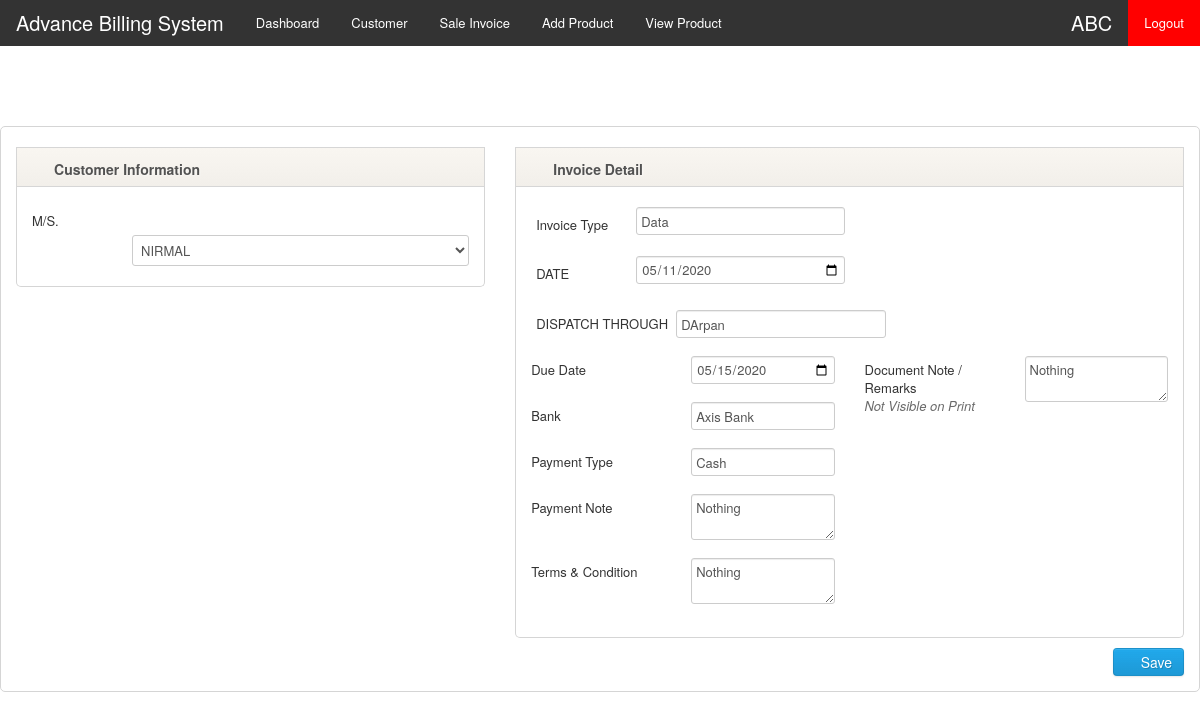
Screenshot of /invoiceUpdate/1/ (signed in) with the database file from the repository.
### organisation/models.py (models this page shows, shortened)
class OrganisationDetails(models.Model):
    company_name = models.CharField(max_length=50)
    company_type = models.CharField(max_length=50)
    pan_number = models.CharField(max_length=10)
    gstin_number = models.CharField(max_length=15)
    address_1 = models.CharField(max_length=90)
    address_2 = models.CharField(max_length=90)
    state = models.CharField(max_length=60)
    city = models.CharField(max_length=60)
    pincode = models.CharField(max_length=6)
    full_name = models.CharField(max_length=50)
    phone = models.CharField(max_length=10)
    email  = models.EmailField()
    user_id = models.CharField(max_length=40)
    password_1 = models.CharField(max_length=40)
    password_2 = models.CharField(max_length=40)

class Invoice_Details(models.Model):
    companyName = models.ForeignKey(OrganisationDetails, on_delete=models.CASCADE,default="")
    Cust_name = models.ForeignKey(CustomerDetails, on_delete=models.CASCADE,default="")
    Invoice_type = models.CharField(max_length = 50)
    Invoice_num = models.CharField(max_length = 10)
    Date = models.DateField(auto_now=False,blank=True)
    Dispatch_through = models.CharField(max_length = 50)
    Due_date = models.DateField(auto_now=False,blank=True)
    Bank = models.CharField(max_length = 20)
    Payment_type = models.CharField(max_length = 20)
    Payment_note = models.TextField(max_length=50)
    T_c = models.TextField(max_length=100)
    Document_note = models.TextField(max_length=100)
    qrcode = models.ImageField(upload_to="", default="", blank=True)

### organisation/views.py (the view, shortened to what this page needs)
# urls.py: path('invoiceUpdate/<int:invo_up>/',InvoiceUpdate,name='InvoUp'),
def InvoiceUpdate(request,invo_up):
    if 'org' in request.session:
        org = OrganisationDetails.objects.get(user_id = request.session['org'])
        cust_data = CustomerDetails.objects.all().filter(companyName=org)
        invo = Invoice_Details.objects.get(id=invo_up)
        return render(request,'invoiceform.html',{'data':invo,'org':org.company_name,'cust':cust_data})
    else:
        return redirect('login')

### organisation/models.py (called while the page is built)
    def __str__(self):
        return self.cust_name

### organisation/templates/invoiceform.html (shortened to what this page needs)
{% extends 'base.html' %}
{% block content %}
<div class="row">
	<div class="span12">
            <div class="widget-content">
				<form class="form-horizontal" method="POST">
				<div class="row">
					<div class="span5  span-md-5 span-xs-12 span-sm-12">
						<div class="widget-header"> <i class="fa fa-th-list"></i>
							<h3>Customer Information</h3>
						</div>
						<div class="widget-content customer-information-invoice">
							<div class="control-group">
								<label for="firstname" class="control-label ">M/S.</label>
								<div class="controls cmp" >
								<select name="Cust_name">
									{% for cust1 in cust %}
									<option value="{{ cust1 }}" >
										{{ cust1 }}
									</option>
									{% endfor %}
								  </select>
								</div>
							</div>
						</div>
					</div>
					<div class="span7  span-md-7 span-xs-12 span-sm-12">
							<div class="widget-header"> <i class="fa fa-th-list"></i>
								<h3>Invoice Detail</h3>
							</div>
							<div class="widget-content invoice-detail-invoice">
								<div class="minibox control-group" style="float: none;">
									<label class="control-label billing-margin-date">Invoice Type</label>
									<div class="controls cmp">
										<input type="text" id="id_Invoice_type" name="Invoice_type" value="{{ data.Invoice_type }}">
									</div>
								</div>
							<div class="minibox control-group">
								<label class="control-label billing-margin-date">DATE</label>
								<div class="controls cmp">
								<input placeholder="mm/dd/yyyy" name="Date" type="date" id="id_Date" value="{{ data.Date|date:'Y-m-d' }}">
								</div>
							</div>
							<div class="control-group transport-box ">
								<label for="firstname" class="control-label ">DISPATCH THROUGH</label>
								<input type="text" id="id_Dispatch_through" name="Dispatch_through" value="{{ data.Dispatch_through }}">
							</div>
							<div class="row">
							<div class="span6 span-xs-12  span-md-6 span-sm-6">
								<div class="control-group" id="due_date">
									<label for="check" class="control-label">Due Date</label>
									<div class="controls">
										<input placeholder="mm/dd/yyyy" name="Due_date" type="date" id="id_Due_date" value="{{ data.Due_date|date:'Y-m-d' }}">
									</div>
								</div>
								<div class="control-group">
									<label for="Bank" class="control-label">Bank</label>
									<div class="controls">
										<input type="text" id="id_Bank" name="Bank" value="{{ data.Bank }}">
									</div>
								</div>
								<div class="control-group">
									<label for="payment" class="control-label">Payment Type</label>
									<div class="controls">
									<input type="text" id="id_Payment_type" name="Payment_type" value="{{ data.Payment_type }}">
																			</div>
																	</div>
								<div class="control-group" id="check_no">
									<label for="check" class="control-label">Payment Note</label>
									<div class="controls">
										<textarea id="id_Payment_note" name="Payment_note">{{data.Payment_note}}</textarea>
									</div>
								</div>
								<div class="control-group">
									<label for="Address" class="control-label">Terms &amp; Condition</label>
									<div class="controls">
							<textarea name="T_c" id="id_T_c" placeholder="Enter your terms &amp; condition">{{ data.T_c }}</textarea>
									</div>
								</div>
							</div>
							<div class="span6 span-xs-12  span-md-6 span-sm-6">
								<div class="control-group">
									<label for="document_note" class="control-label">Document Note / Remarks<span class="note"
										style="display:block;">Not Visible on Print</span></label>
									<div class="controls">
										<textarea id="id_Document_note" name="Document_note">{{ data.Document_note }}</textarea>
									</div>
								</div>
							</div>
							</div>
						</div>
					</div>
					</div>
					<center>	<button type="submit" class="btn btn-primary" style="float:right;margin-top:10px; ">
						<i class="fa fa-save"></i>Save</button></center>
				</form>
			</div>
		</div>
	</div>
{% endblock %}

### organisation/templates/base.html (shortened to what this page needs)
{% load static %}
<html>
    <head>
    <link rel="stylesheet" href="https://stackpath.bootstrapcdn.com/bootstrap/4.1.3/css/bootstrap.min.css">
    <link rel="stylesheet" type="text/css" href="{% static 'OpenSans.css' %}">
    <link rel="stylesheet" type="text/css" href="{% static 'style.css' %}">
    <link rel="stylesheet" type="text/css" href="{% static 'custom.css' %}">
    <link rel="stylesheet" type="text/css" href="{% static 'dashboard.css' %}">
    <link rel="stylesheet" type="text/css" href="{% static 'fieldset.css' %}">
    <link rel="stylesheet" type="text/css" href="{% static 'font-awesome.css' %}">
    <link rel="stylesheet" type="text/css" href="{% static 'footable.bootstrap.min.css' %}">
    <link rel="stylesheet" type="text/css" href="{% static 'jquery-te-1.4.0.css' %}">
    <link rel="stylesheet" type="text/css" href="{% static 'jquery-ui.css' %}">
    <link rel="stylesheet" type="text/css" href="{% static 'multi-select.css' %}">
    <link rel="stylesheet" type="text/css" href="{% static 'plans.css' %}">
    <link rel="stylesheet" type="text/css" href="{% static 'select2.min.css' %}">
    <link rel="stylesheet" type="text/css" href="{% static 'my-bootstrap.min.css' %}">
    <link rel="stylesheet" type="text/css" href="{% static 'bootstrap-tagsinput.css' %}">
    <link rel="stylesheet" type="text/css" href="{% static 'bootstrap-responsive.min.css' %}">
    </head>
    <body>
        <ul>
            <li class = "ret">Advance Billing System</li>
            <li><a href="{% url 'index' %}" >Dashboard</a></li>
            <li><a href="{% url 'customer' %}">Customer</a></li>
            <li><a href="{% url 'invoiceview' %}">Sale Invoice</a></li>
            <li><a href="{% url 'addProductForm' %}">Add Product</a></li>
            <li><a href="{% url 'viewquentity' %}">View Product</a></li>
            <li style="float:right"><a class="active" href="{% url 'logout' %}">Logout</a></li>
            <li style="float:right" class="ret">{{org}}</li>
          </ul>
<br><br><br>
    {% block content %}
    {% endblock %}
</body>
</html>

### organisation/static/style.css (style rules this page uses)
body { background: #f9f6f1; font: 13px/1.7em 'Open Sans'; }
input, button, select, textarea { font-family: 'Open Sans'; }
textarea { -webkit-box-sizing:border-box; box-sizing:border-box; }
.widget-header { position: relative; height: 40px; line-height: 40px; background: #f9f6f1; background:-moz-linear-gradient(top, #f9f6f1 0%, #f2efea 100%); background:-webkit-gradient(linear, left top, left bottom, color-stop(0%,#f9f6f1), color-stop(100%,#f2efea)); background:-webkit-linear-gradient(top, #f9f6f1 0%,#f2efea 100%); background:-o-linear-gradient(top, #f9f6f1 0%,#f2efea 100%); background:-ms-linear-gradient(top, #f9f6f1 0%,#f2efea 100%); background:linear-gradient(top, #f9f6f1 0%,#f2efea 100%); filter: progid:DXImageTransform.Microsoft.gradient(startColorstr='#f9f6f1', endColorstr='#f2efea'); -ms-filter: "progid:DXImageTransform.Microsoft.gradient(startColorstr='#f9f6f1', endColorstr='#f2efea')"; border: 1px solid #d6d6d6; -webkit-background-clip: padding-box; }
.widget-header h3 { position: relative; top: 2px; left: 10px; display: inline-block; margin-right: 3em; font-size: 14px; font-weight: 800; color: #525252; line-height: 18px; text-shadow: 1px 1px 2px rgba(255,255,255,.5); }
.widget-header [class^="fa"], .widget-header [class*="fa"] { display: inline-block; margin-left: 13px; margin-right: -2px; font-size: 16px; color: #555; vertical-align: middle; }
.widget-content { padding: 20px 15px 15px; background: #FFF; border: 1px solid #D5D5D5; -moz-border-radius: 5px; -webkit-border-radius: 5px; border-radius: 5px; }
.widget-header+.widget-content { border-top: none; -webkit-border-top-left-radius: 0; -webkit-border-top-right-radius: 0; -moz-border-radius-topleft: 0; -moz-border-radius-topright: 0; border-top-left-radius: 0; border-top-right-radius: 0; }
.widget-content:before, .widget-content:after { content:""; display:table; }
.widget-content:after { clear:both; }
.widget-content { zoom:1; }
.billing-margin-date { margin-top:5px; text-align:left; margin-left:0px; }
.customer-information-invoice .control-label { width: 90px; }
.form-horizontal .customer-information-invoice .controls { margin-left: 100px; }
.form-horizontal .customer-information-invoice .control-group { margin-bottom: 5px; clear:both; }
.form-horizontal .customer-information-invoice .control-group input[type="text"], .form-horizontal .customer-information-invoice .control-group textarea, .form-horizontal .customer-information-invoice .control-group select { width: 100%; -webkit-box-sizing:border-box; box-sizing:border-box; height:auto; }
.invoice-detail-invoice .minibox { float: left; margin-bottom: 4px; }
.invoice-detail-invoice .minibox label { margin: 4px 0; width: 90px; }
.invoice-detail-invoice .control-group { clear: both; margin-bottom: 10px; }
.minibox { width: 50%; }
.btn i { margin: 0 5px 0 0; }
.note { color: #6a6a6a; font-style: italic; margin-bottom: 10px; }

### organisation/static/custom.css (style rules this page uses)
body { min-height: 100%; position: relative; min-width:auto; }
html { height: 100%; }
.widget-content > form { margin-bottom: 0; }
.form-horizontal .controls select, .form-horizontal .controls input, .form-horizontal .controls textarea { width: 100%; max-width: 420px; }
input, button, select, textarea { padding-left: 4px; }
.minibox.control-group { float: left; clear: none; padding: 0px 5px; }
.form-horizontal .minibox.control-group .controls { margin-left: 100px; }
.control-group.transport-box { padding: 5px 5px 0; }

### organisation/templates/base.html (style rules this page uses)
ul { list-style-type: none; margin: 0; padding: 0; overflow: hidden; background-color: #333; }
li { float: left; }
li a { display: block; color: white; text-align: center; padding: 14px 16px; text-decoration: none; }
.active { background-color: red; }
.ret { display: block; color: white; text-align: center; font-size: 20px; padding: 14px 16px; text-decoration: none; }

### rows the page displays
OrganisationDetails: company_name "ABC"
Invoice_Details: Invoice_type "Data", Date "05/11/2020", Dispatch_through "DArpan", Due_date "05/15/2020", Bank "Axis Bank", Payment_type "Cash", Payment_note "Nothing", T_c "Nothing", Document_note "Nothing"

### other values shown
form field Cust_name "NIRMAL"
